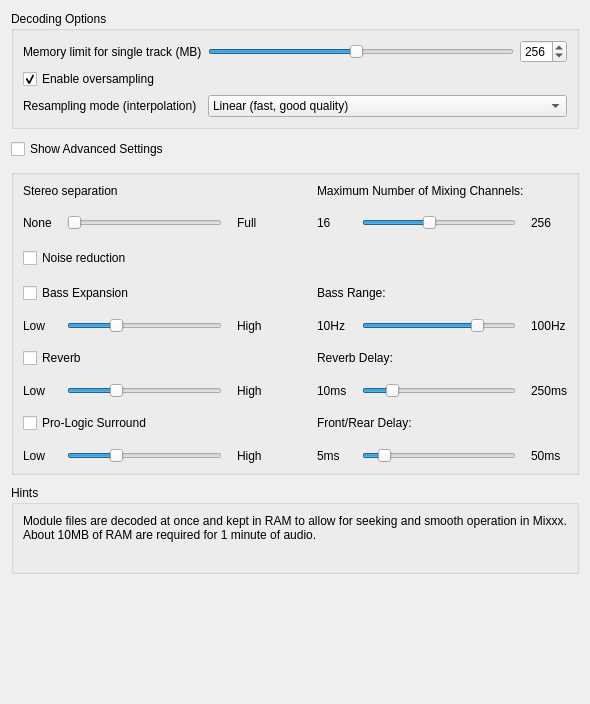
<?xml version="1.0" encoding="UTF-8"?>
<ui version="4.0">
 <class>DlgPrefModplug</class>
 <widget class="QWidget" name="DlgPrefModplug">
  <property name="geometry">
   <rect>
    <x>0</x>
    <y>0</y>
    <width>590</width>
    <height>704</height>
   </rect>
  </property>
  <property name="windowTitle">
   <string>Modplug Preferences</string>
  </property>
  <layout class="QGridLayout" name="gridLayout">
   <property name="spacing">
    <number>10</number>
   </property>
   <item row="8" column="0">
    <widget class="QCheckBox" name="showAdvanced">
     <property name="text">
      <string>Show Advanced Settings</string>
     </property>
    </widget>
   </item>
   <item row="12" column="1">
    <spacer name="verticalSpacer_2">
     <property name="orientation">
      <enum>Qt::Vertical</enum>
     </property>
     <property name="sizeType">
      <enum>QSizePolicy::Expanding</enum>
     </property>
     <property name="sizeHint" stdset="0">
      <size>
       <width>20</width>
       <height>40</height>
      </size>
     </property>
    </spacer>
   </item>
   <item row="9" column="0" colspan="6">
    <widget class="QGroupBox" name="advancedSettings">
     <property name="sizePolicy">
      <sizepolicy hsizetype="Expanding" vsizetype="Minimum">
       <horstretch>0</horstretch>
       <verstretch>0</verstretch>
      </sizepolicy>
     </property>
     <property name="title">
      <string/>
     </property>
     <layout class="QVBoxLayout" name="verticalLayout">
      <item>
       <layout class="QGridLayout" name="gridLayout_2">
        <property name="spacing">
         <number>15</number>
        </property>
        <item row="4" column="5">
         <widget class="QSlider" name="maxMixChannels">
          <property name="minimum">
           <number>32</number>
          </property>
          <property name="maximum">
           <number>256</number>
          </property>
          <property name="value">
           <number>128</number>
          </property>
          <property name="orientation">
           <enum>Qt::Horizontal</enum>
          </property>
         </widget>
        </item>
        <item row="11" column="5">
         <widget class="QSlider" name="surroundDelay">
          <property name="minimum">
           <number>5</number>
          </property>
          <property name="maximum">
           <number>50</number>
          </property>
          <property name="value">
           <number>10</number>
          </property>
          <property name="orientation">
           <enum>Qt::Horizontal</enum>
          </property>
         </widget>
        </item>
        <item row="7" column="5">
         <widget class="QSlider" name="bassCutoff">
          <property name="minimum">
           <number>10</number>
          </property>
          <property name="maximum">
           <number>100</number>
          </property>
          <property name="value">
           <number>80</number>
          </property>
          <property name="orientation">
           <enum>Qt::Horizontal</enum>
          </property>
         </widget>
        </item>
        <item row="4" column="1">
         <widget class="QSlider" name="stereoSeparation">
          <property name="minimum">
           <number>1</number>
          </property>
          <property name="maximum">
           <number>256</number>
          </property>
          <property name="value">
           <number>1</number>
          </property>
          <property name="orientation">
           <enum>Qt::Horizontal</enum>
          </property>
          <property name="tickPosition">
           <enum>QSlider::NoTicks</enum>
          </property>
         </widget>
        </item>
        <item row="7" column="1">
         <widget class="QSlider" name="bassDepth">
          <property name="maximum">
           <number>100</number>
          </property>
          <property name="value">
           <number>30</number>
          </property>
          <property name="orientation">
           <enum>Qt::Horizontal</enum>
          </property>
          <property name="accessibleName">
           <string>Bass expansion depth</string>
          </property>
         </widget>
        </item>
        <item row="9" column="1">
         <widget class="QSlider" name="reverbDepth">
          <property name="maximum">
           <number>100</number>
          </property>
          <property name="value">
           <number>30</number>
          </property>
          <property name="orientation">
           <enum>Qt::Horizontal</enum>
          </property>
          <property name="accessibleName">
           <string>Reverb depth</string>
          </property>
         </widget>
        </item>
        <item row="3" column="4" colspan="3">
         <widget class="QLabel" name="label_5">
          <property name="text">
           <string>Maximum Number of Mixing Channels:</string>
          </property>
          <property name="buddy">
           <cstring>maxMixChannels</cstring>
          </property>
         </widget>
        </item>
        <item row="11" column="1">
         <widget class="QSlider" name="surroundDepth">
          <property name="maximum">
           <number>100</number>
          </property>
          <property name="value">
           <number>30</number>
          </property>
          <property name="orientation">
           <enum>Qt::Horizontal</enum>
          </property>
          <property name="accessibleName">
           <string>Surround depth</string>
          </property>
         </widget>
        </item>
        <item row="7" column="0">
         <widget class="QLabel" name="label_2">
          <property name="text">
           <string>Low</string>
          </property>
         </widget>
        </item>
        <item row="8" column="4" colspan="3">
         <widget class="QLabel" name="label_7">
          <property name="text">
           <string>Reverb Delay:</string>
          </property>
          <property name="buddy">
           <cstring>reverbDelay</cstring>
          </property>
         </widget>
        </item>
        <item row="9" column="0">
         <widget class="QLabel" name="label_13">
          <property name="text">
           <string>Low</string>
          </property>
         </widget>
        </item>
        <item row="7" column="2">
         <widget class="QLabel" name="label_6">
          <property name="text">
           <string>High</string>
          </property>
         </widget>
        </item>
        <item row="4" column="3">
         <spacer name="horizontalSpacer">
          <property name="orientation">
           <enum>Qt::Horizontal</enum>
          </property>
          <property name="sizeType">
           <enum>QSizePolicy::Preferred</enum>
          </property>
          <property name="sizeHint" stdset="0">
           <size>
            <width>40</width>
            <height>20</height>
           </size>
          </property>
         </spacer>
        </item>
        <item row="4" column="0">
         <widget class="QLabel" name="label_8">
          <property name="text">
           <string>None</string>
          </property>
         </widget>
        </item>
        <item row="6" column="0" colspan="3">
         <widget class="QCheckBox" name="megabass">
          <property name="text">
           <string>Bass Expansion</string>
          </property>
         </widget>
        </item>
        <item row="9" column="5">
         <widget class="QSlider" name="reverbDelay">
          <property name="minimum">
           <number>10</number>
          </property>
          <property name="maximum">
           <number>250</number>
          </property>
          <property name="value">
           <number>50</number>
          </property>
          <property name="orientation">
           <enum>Qt::Horizontal</enum>
          </property>
         </widget>
        </item>
        <item row="6" column="4" colspan="3">
         <widget class="QLabel" name="label_3">
          <property name="text">
           <string>Bass Range:</string>
          </property>
          <property name="buddy">
           <cstring>bassCutoff</cstring>
          </property>
         </widget>
        </item>
        <item row="4" column="4">
         <widget class="QLabel" name="label_18">
          <property name="text">
           <string>16</string>
          </property>
         </widget>
        </item>
        <item row="10" column="4" colspan="3">
         <widget class="QLabel" name="label_9">
          <property name="text">
           <string>Front/Rear Delay:</string>
          </property>
          <property name="buddy">
           <cstring>surroundDelay</cstring>
          </property>
         </widget>
        </item>
        <item row="11" column="2">
         <widget class="QLabel" name="label_17">
          <property name="text">
           <string>High</string>
          </property>
         </widget>
        </item>
        <item row="10" column="0" colspan="3">
         <widget class="QCheckBox" name="surround">
          <property name="text">
           <string>Pro-Logic Surround</string>
          </property>
         </widget>
        </item>
        <item row="4" column="2">
         <widget class="QLabel" name="label_15">
          <property name="text">
           <string>Full</string>
          </property>
         </widget>
        </item>
        <item row="11" column="0">
         <widget class="QLabel" name="label_14">
          <property name="text">
           <string>Low</string>
          </property>
         </widget>
        </item>
        <item row="8" column="0" colspan="3">
         <widget class="QCheckBox" name="reverb">
          <property name="text">
           <string>Reverb</string>
          </property>
         </widget>
        </item>
        <item row="3" column="0" colspan="3">
         <widget class="QLabel" name="label_4">
          <property name="text">
           <string>Stereo separation</string>
          </property>
          <property name="buddy">
           <cstring>stereoSeparation</cstring>
          </property>
         </widget>
        </item>
        <item row="9" column="2">
         <widget class="QLabel" name="label_16">
          <property name="text">
           <string>High</string>
          </property>
         </widget>
        </item>
        <item row="7" column="4">
         <widget class="QLabel" name="label_19">
          <property name="text">
           <string>10Hz</string>
          </property>
         </widget>
        </item>
        <item row="9" column="4">
         <widget class="QLabel" name="label_20">
          <property name="text">
           <string>10ms</string>
          </property>
         </widget>
        </item>
        <item row="4" column="6">
         <widget class="QLabel" name="label_22">
          <property name="text">
           <string>256</string>
          </property>
         </widget>
        </item>
        <item row="11" column="4">
         <widget class="QLabel" name="label_21">
          <property name="text">
           <string>5ms</string>
          </property>
         </widget>
        </item>
        <item row="7" column="6">
         <widget class="QLabel" name="label_23">
          <property name="text">
           <string>100Hz</string>
          </property>
         </widget>
        </item>
        <item row="9" column="6">
         <widget class="QLabel" name="label_24">
          <property name="text">
           <string>250ms</string>
          </property>
         </widget>
        </item>
        <item row="11" column="6">
         <widget class="QLabel" name="label_25">
          <property name="text">
           <string>50ms</string>
          </property>
         </widget>
        </item>
        <item row="5" column="0" colspan="3">
         <widget class="QCheckBox" name="noiseReduction">
          <property name="text">
           <string>Noise reduction</string>
          </property>
         </widget>
        </item>
       </layout>
      </item>
     </layout>
    </widget>
   </item>
   <item row="10" column="0" colspan="6">
    <widget class="QGroupBox" name="Hints">
     <property name="sizePolicy">
      <sizepolicy hsizetype="Expanding" vsizetype="Minimum">
       <horstretch>0</horstretch>
       <verstretch>0</verstretch>
      </sizepolicy>
     </property>
     <property name="title">
      <string>Hints</string>
     </property>
     <layout class="QVBoxLayout" name="verticalLayout_3">
      <item>
       <widget class="QLabel" name="label_11">
        <property name="text">
         <string>Module files are decoded at once and kept in RAM to allow for seeking and smooth operation in Mixxx. About 10MB of RAM are required for 1 minute of audio.</string>
        </property>
        <property name="wordWrap">
         <bool>true</bool>
        </property>
       </widget>
      </item>
      <item>
       <widget class="QLabel" name="modplugSettingsHint">
        <property name="wordWrap">
         <bool>true</bool>
        </property>
        <property name="openExternalLinks">
         <bool>true</bool>
        </property>
       </widget>
      </item>
     </layout>
    </widget>
   </item>
   <item row="1" column="0" colspan="6">
    <widget class="QGroupBox" name="decodingOptions">
     <property name="sizePolicy">
      <sizepolicy hsizetype="Expanding" vsizetype="Minimum">
       <horstretch>0</horstretch>
       <verstretch>0</verstretch>
      </sizepolicy>
     </property>
     <property name="toolTip">
      <string>Decoding options for libmodplug, a software library for loading and rendering module files (MOD music, tracker music).</string>
     </property>
     <property name="title">
      <string>Decoding Options</string>
     </property>
     <layout class="QVBoxLayout" name="verticalLayout_4">
      <item>
       <layout class="QGridLayout" name="gridLayout_5">
        <item row="0" column="1">
         <widget class="QSlider" name="memoryLimit">
          <property name="toolTip">
           <string extracomment="1 minute of decoded audio requires about 10MB of RAM."/>
          </property>
          <property name="accessibleName">
           <string>Memory limit for single track</string>
          </property>
          <property name="minimum">
           <number>16</number>
          </property>
          <property name="maximum">
           <number>512</number>
          </property>
          <property name="value">
           <number>256</number>
          </property>
          <property name="sliderPosition">
           <number>256</number>
          </property>
          <property name="orientation">
           <enum>Qt::Horizontal</enum>
          </property>
         </widget>
        </item>
        <item row="2" column="1" colspan="2">
         <widget class="QComboBox" name="resampleMode">
          <property name="currentIndex">
           <number>1</number>
          </property>
          <item>
           <property name="text">
            <string>Nearest (very fast, extremely bad quality)</string>
           </property>
          </item>
          <item>
           <property name="text">
            <string>Linear (fast, good quality)</string>
           </property>
          </item>
          <item>
           <property name="text">
            <string>Cubic Spline (high quality)</string>
           </property>
          </item>
          <item>
           <property name="text">
            <string>8-tap FIR (extremely high quality)</string>
           </property>
          </item>
         </widget>
        </item>
        <item row="2" column="0">
         <widget class="QLabel" name="label">
          <property name="text">
           <string>Resampling mode (interpolation)</string>
          </property>
          <property name="buddy">
           <cstring>resampleMode</cstring>
          </property>
         </widget>
        </item>
        <item row="0" column="2">
         <widget class="QSpinBox" name="memoryLimitSpin">
          <property name="minimum">
           <number>16</number>
          </property>
          <property name="maximum">
           <number>512</number>
          </property>
          <property name="value">
           <number>256</number>
          </property>
          <property name="accessibleName">
           <string>Memory limit for single track value</string>
          </property>
         </widget>
        </item>
        <item row="0" column="0">
         <widget class="QLabel" name="label_10">
          <property name="text">
           <string>Memory limit for single track (MB)</string>
          </property>
          <property name="buddy">
           <cstring>memoryLimit</cstring>
          </property>
         </widget>
        </item>
        <item row="1" column="0">
         <widget class="QCheckBox" name="oversampling">
          <property name="text">
           <string>Enable oversampling</string>
          </property>
          <property name="checked">
           <bool>true</bool>
          </property>
         </widget>
        </item>
       </layout>
      </item>
     </layout>
    </widget>
   </item>
  </layout>
 </widget>
 <tabstops>
  <tabstop>memoryLimit</tabstop>
  <tabstop>memoryLimitSpin</tabstop>
  <tabstop>oversampling</tabstop>
  <tabstop>resampleMode</tabstop>
  <tabstop>showAdvanced</tabstop>
  <tabstop>stereoSeparation</tabstop>
  <tabstop>maxMixChannels</tabstop>
  <tabstop>noiseReduction</tabstop>
  <tabstop>megabass</tabstop>
  <tabstop>bassDepth</tabstop>
  <tabstop>bassCutoff</tabstop>
  <tabstop>reverb</tabstop>
  <tabstop>reverbDepth</tabstop>
  <tabstop>reverbDelay</tabstop>
  <tabstop>surround</tabstop>
  <tabstop>surroundDepth</tabstop>
  <tabstop>surroundDelay</tabstop>
 </tabstops>
 <resources/>
</ui>
